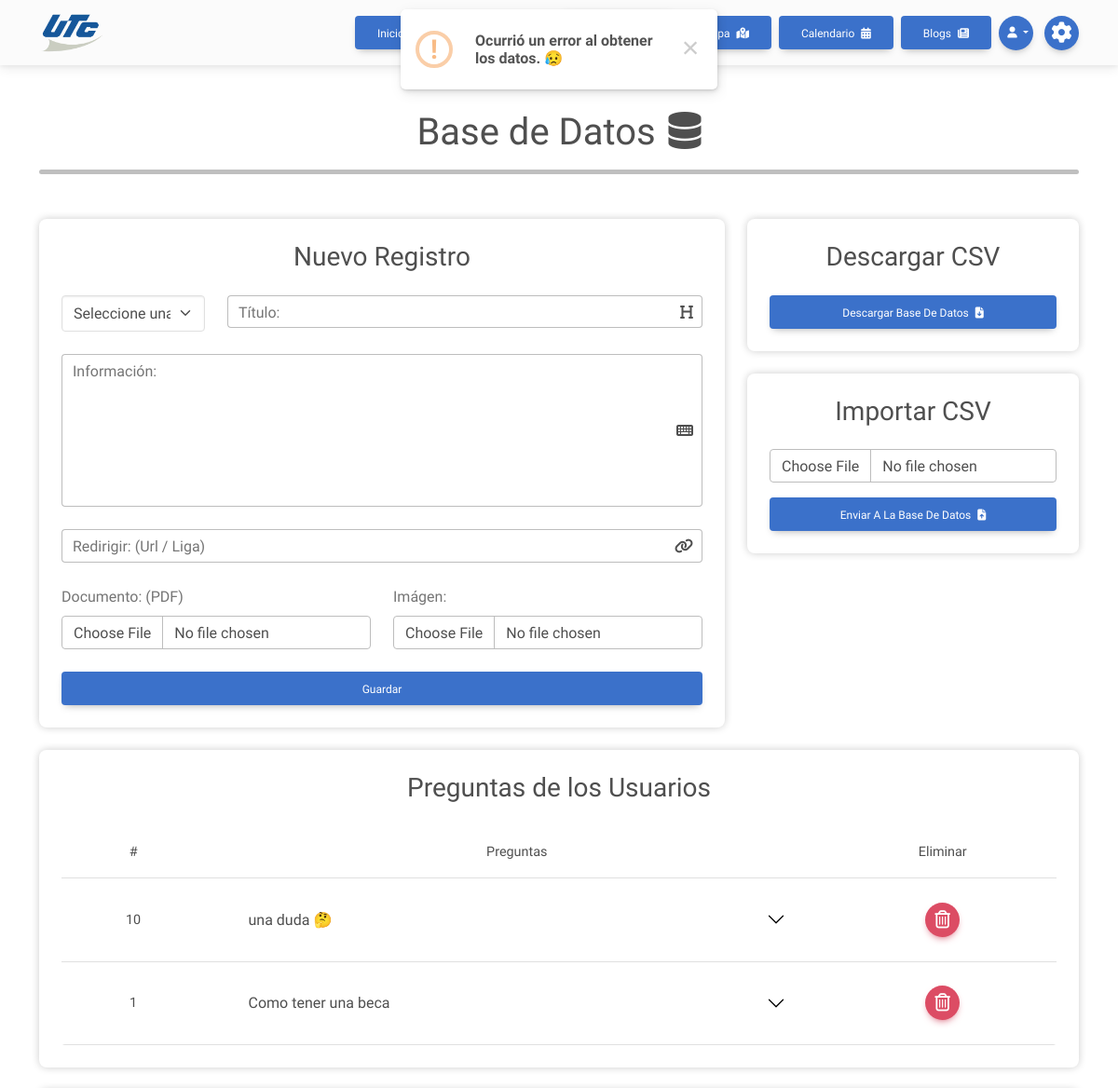
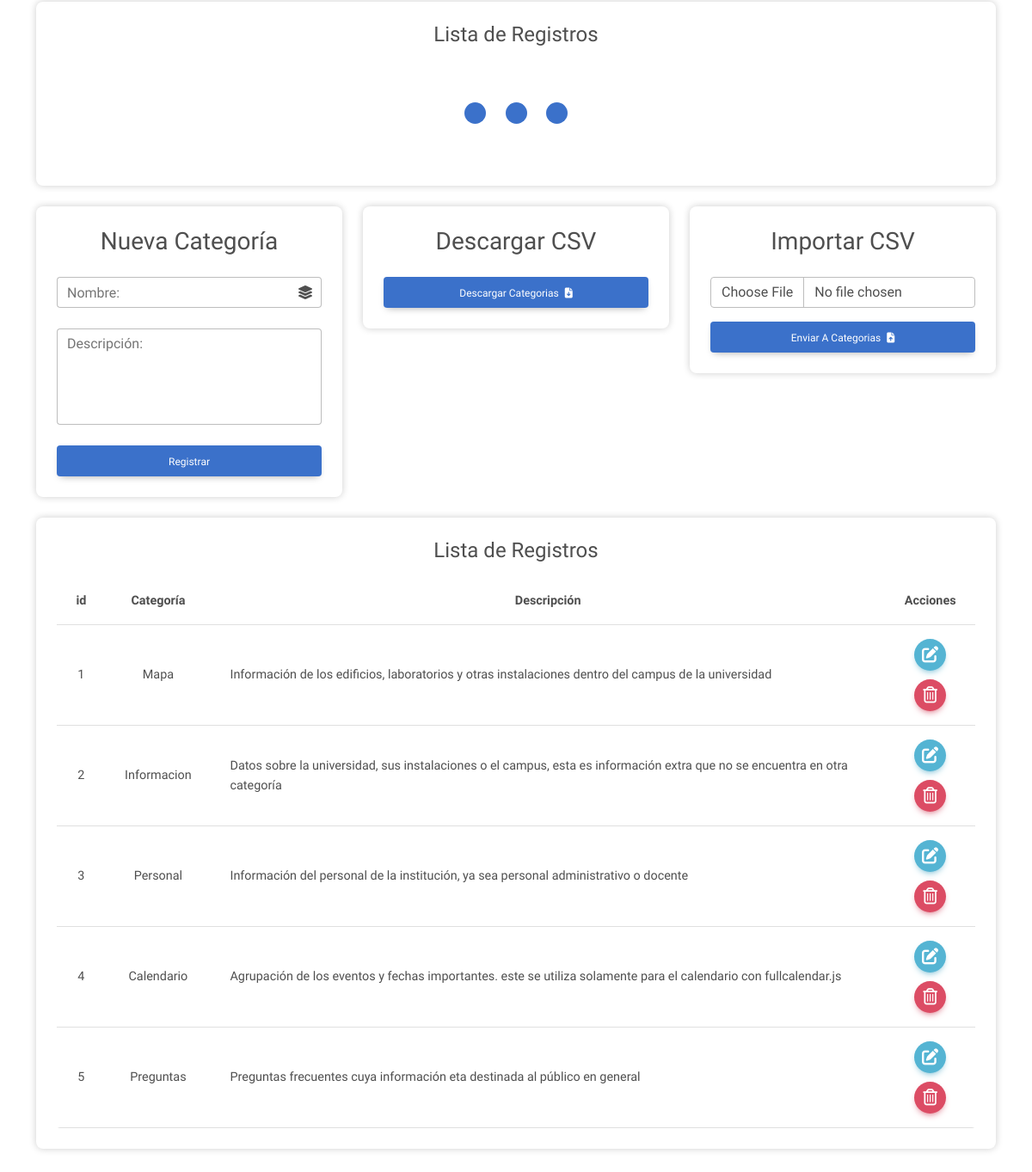
Screenshot of /administracion/base_de_datos/ (signed in) with the database file from the repository (2 pictures, top to bottom).
### cross_asistent/models.py (models this page shows, shortened)
class Preguntas(models.Model):
    pregunta = models.CharField(max_length=150)
    descripcion = models.TextField(blank=True)
    fecha = models.DateTimeField(auto_now_add=True)

class Categorias(models.Model):
    categoria = models.CharField(max_length=50)
    descripcion = models.TextField(null=True, blank=True)
    creacion = models.DateTimeField(auto_now=True)

### cross_asistent/views.py (the view)
# urls.py: path('administracion/base_de_datos/', views.database_page, name='database_page'),
@login_required
@never_cache
def database_page(request):
    context = { 'active_page':'database','pages':functions.pages, 'preguntas_sending':questions_all, 'categorias':categoriasFilter, 'categoriasall':categoriasall }
    return render(request, 'admin/database.html', context)

### cross_asistent/templates/admin/database.html (shortened to what this page needs)
{% extends 'base/widget.html' %}
{% load static %}
{% block link_home %}{% url 'vista_programador' %}{% endblock %}
{% block link_default %}
{% include 'base/widget_links-admin.html' %}
{% endblock %}
{% block extra_head %}
<link rel="stylesheet" href="https://cdn.datatables.net/1.13.1/css/dataTables.bootstrap5.min.css" />
{% endblock %}
{% block content %}
<main class="container container-fluid py-5 {% if not user.is_authenticated %}main_container{% endif %}">
    <div class="mb-5">
        <h1 class="text-center">Base de Datos <i class="fa-solid fa-database ms-1"></i></h1>
        <hr class="hr_divisor mx-4 mx-md-0" />
    </div>
    <div class="row">
        <section class="col-lg-8">
            <section class="card mb-4">
                <div class="card-body">
                    <h3 class="text-center mb-4">Nuevo Registro</h3>
                    <form method="post" action="{% url 'create_database' %}" data-submit-form id="databaseForm" autocomplete="off">
                        <div class="row">
                            <div class="col-md-3">
                                <div class="form-outline mb-4">
                                    <select class="form-select" id="categoria" name="categoria" required>
                                        <option selected disabled hidden>Seleccione una categoría:</option>
                                    </select>
                                </div>
                            </div>
                            <div class="col">
                                <div class="form-outline mb-4" data-mdb-input-init>
                                    <i class="fa-solid fa-heading trailing"></i>
                                    <input type="text" id="titulo" name="titulo" class="form-control form-icon-trailing" required />
                                    <label class="form-label" for="titulo">Título:</label>
                                </div>
                            </div>
                        </div>
                        <div class="form-outline mb-4" data-mdb-input-init>
                            <i class="fa-solid fa-keyboard trailing"></i>
                            <textarea class="form-control form-icon-trailing" id="informacion" name="informacion" rows="6" required></textarea>
                            <label for="informacion" class="form-label">Información:</label>
                        </div>
                        <div class="row">
                            <div class="col-12">
                                <div class="form-outline mb-4" data-mdb-input-init>
                                    <i class="fa-solid fa-link trailing"></i>
                                    <input type="url" id="redirigir" name="redirigir" class="form-control form-icon-trailing" />
                                    <label class="form-label" for="redirigir">Redirigir: (url / liga)</label>
                                </div>
                            </div>
                            <div class="col-md-6">
                                <div class="mb-4">
                                    <label for="documentos" class="form-label">Documento: (PDF)</label>
                                    <input type="file" class="form-control" id="documentos" name="documento" accept="application/pdf">
                                </div>
                            </div>
                            <div class="col-md-6">
                                <div class="mb-4">
                                    <label for="imagenes" class="form-label">Imágen:</label>
                                    <input type="file" class="form-control" id="imagenes" name="imagen" accept="image/jpeg, image/png, image/webp*">
                                </div>
                            </div>
                        </div>
                        <div class="row">
                            <div class="col">
                                <button type="submit" class="btn btn_detail btn-block">Guardar</button>
                            </div>
                        </div>
                    </form>
                </div>
            </section>
        </section>
        <section class="col-lg-4">
            <div>
                <div class="card">
                    <div class="card-body">
                        <h3 class="text-center mb-4">Descargar CSV</h3>
                        <form action="{% url 'export_database' %}" method="get">
                            <button type="submit" class="btn btn_detail btn-block">
                                Descargar Base de Datos <i class="fa-solid fa-file-arrow-down ms-1"></i>
                            </button>
                        </form>
                    </div>
                </div>
            </div>
            <div class="my-4">
                <div class="card">
                    <div class="card-body">
                        <div class="mt5">
                            <h3 class="text-center mb-4">Importar CSV</h3>
                            <form method="POST" enctype="multipart/form-data" action="{% url 'import_database' %}" data-submit-form>
                                <div class="mb-3">
                                    <input type="file" name="file" accept=".csv" class="form-control">
                                </div>
                                <button type="submit" class="btn btn_detail btn-block">
                                    Enviar a la Base de Datos <i class="fa-solid fa-file-arrow-up ms-1"></i>
                                </button>
                            </form>
                        </div>
                    </div>
                </div>
            </div>
        </section>
        <section class="mb-4" id="preguntasEnviadas">
            <div class="card">
                <div class="card-body">
                    <h3 class="text-center mb-4">Preguntas de los Usuarios</h3>
                    {% if preguntas_sending %}
                    <div class="table-responsive rounded" id="table-container">
                        <table class="table table_odd align-middle m-0">
                            <thead>
                                <tr class="text-center">
                                    <th class="d-none d-md-table-cell">#</th>
                                    <th>Preguntas</th>
                                    <th>Eliminar</th>
                                </tr>
                            </thead>
                            <tbody>
                                {% for question in preguntas_sending %}
                                <tr class="results_item table_odd_items">
                                    <td class="text-center d-none d-md-table-cell">{{question.id}}</td>
                                    <td>
                                        <div class="accordion accordion-borderless" id="questionList">
                                            <div class="accordion-item">
                                                <h2 class="accordion-header" id="heading_{{question.id}}">
                                                    <div data-mdb-collapse-init class="accordion-button collapsed" type="button" data-mdb-toggle="collapse"
                                                        data-mdb-target="#collapse_{{question.id}}" aria-expanded="false"
                                                        aria-controls="collapse_{{question.id}}">
                                                        {{question.pregunta}}
                                                    </div>
                                                </h2>
                                            </div>
                                        </div>
                                    </td>
                                    <td>
                                        <div class="d-flex justify-content-center align-items-center">
                                            <form method="post" action="{% url 'question_deleted' %}" data-submit-form>
                                                <button title="Editar Usuario" type="submit" class="btn btn-floating btn-danger">
                                                    <i class="fa-regular fa-trash-can fs-12"></i>
                                                </button>
                                            </form>
                                        </div>
                                    </td>
                                </tr>
                                {% endfor %}
                            </tbody>
                        </table>
                    </div>
                    {% else %}
                    <div class="text-center">
                        <p class="lead m-0">No hay preguntas por el momento.</p>
                    </div>
                    {% endif %}
                </div>
        </section>
        <section>
            <div class="card mb-4">
                <div class="card-body text-center">
                    <h4 class="mb-3">Lista de Registros</h4>
                    <div class="d-flex flex-column align-items-center" data-table-load="tbodyDatabase">
                        <div class="pulse-container my-5">
                            <div class="pulse-bubble bg_detail pulse-bubble-1"></div>
                            <div class="pulse-bubble bg_detail pulse-bubble-2"></div>
                            <div class="pulse-bubble bg_detail pulse-bubble-3"></div>
                        </div>
                    </div>
                </div>
            </div>
        </section>
        {% if user.is_staff %}
        <section class="col-lg-4">
            <div class="card mb-4">
                <div class="card-body">
                    <h3 class="text-center mb-4">Nueva Categoría</h3>
                    <form method="post" action="{% url 'categorias_create' %}" data-submit-form id="categoriasForm" autocomplete="off">
                        <div class="form-outline mb-4" data-mdb-input-init>
                            <i class="fa-solid fa-layer-group trailing"></i>
                            <input type="text" id="categoria" name="categoria" class="form-control form-icon-trailing" required />
                            <label class="form-label" for="categoria">Nombre:</label>
                        </div>
                        <div class="form-outline mb-4" data-mdb-input-init>
                            <textarea class="form-control" id="descripcion" name="descripcion" rows="4" required></textarea>
                            <label for="descripcion" class="form-label">Descripción:</label>
                        </div>
                        <button type="submit" class="btn btn_detail btn-block">Registrar</button>
                    </form>
                </div>
            </div>
        </section>
        <section class="col-lg-4">
            <div class="card mb-4">
                <div class="card-body">
                    <h3 class="text-center mb-4">Descargar CSV</h3>
                    <form action="{% url 'export_categorias' %}" method="get">
                        <button type="submit" class="btn btn_detail btn-block">
                            Descargar Categorias <i class="fa-solid fa-file-arrow-down ms-1"></i>
                        </button>
                    </form>
                </div>
            </div>
        </section>
        <section class="col-lg-4">
            <div class="card mb-4">
                <div class="card-body">
                    <h3 class="text-center mb-4">Importar CSV</h3>
                    <form method="POST" enctype="multipart/form-data" action="{% url 'import_categorias' %}" data-submit-form>
                        <div class="mb-3">
                            <input type="file" name="file" accept=".csv" class="form-control">
                        </div>
                        <button type="submit" class="btn btn_detail btn-block">
                            Enviar a Categorias <i class="fa-solid fa-file-arrow-up ms-1"></i>
                        </button>
                    </form>
                </div>
            </div>
        </section>
        <section class="col-12">
            <div class="card mb-4">
                <div class="card-body text-center">
                    <h4 class="mb-3">Lista de Registros</h4>
                    {% if categoriasall %}
                    <div class="table-responsive rounded" id="table-container">
                        <table class="table table_odd align-middle m-0">
                            <thead>
                                <tr>
                                    <th class="fw-bold text_detail">id</th>
                                    <th class="fw-bold text_detail">Categoría</th>
                                    <th class="fw-bold text_detail">Descripción</th>
                                    <th class="fw-bold text_detail">Acciones</th>
                                </tr>
                            </thead>
                            <tbody>
                                {% for dato in categoriasall %}
                                <tr class="table_odd_items">
                                    <td>{{ dato.id }}</td>
                                    <td>{{ dato.categoria }}</td>
                                    <td class="text-start">{{ dato.descripcion }}</td>
                                    <td>
                                        <div class="d-flex flex-column align-items-center gap_10">
                                            <button type="button" class="btn btn-floating btn-info" data-mdb-ripple-init data-mdb-modal-init
                                                data-mdb-target="#editCTGModal{{ dato.id }}">
                                                <i class="fa-solid fa-edit fs-12"></i>
                                            </button>
                                            <button type="button" class="btn btn-floating btn-danger" data-mdb-ripple-init data-mdb-modal-init
                                                data-mdb-target="#eliminar_modal_{{ dato.id }}">
                                                <i class="fa-regular fa-trash-can fs-12"></i>
                                            </button>
                                        </div>
                                    </td>
                                </tr>
                                {% endfor %}
                            </tbody>
                        </table>
                    </div>
                    {% else %}
                    <div class="text-center mt-5 mb-4">
                        <p class="lead">No hay Datos disponibles en este momento 😯.</p>
                    </div>
                    {% endif %}
                </div>
            </div>
        </section>
        {% endif %}
    </div>
</main>
{% endblock %}

### rows the page displays
Preguntas: id "10", pregunta "una duda 🤔"
Preguntas: id "1", pregunta "Como tener una beca"
Categorias: id "1", categoria "Mapa", descripcion "Información de los edificios, laboratorios y otras instalaciones dentro del campus de la universidad"
Categorias: id "2", categoria "Informacion", descripcion "Datos sobre la universidad, sus instalaciones o el campus, esta es información extra que no se encuentra en otra categoría"
Categorias: id "3", categoria "Personal", descripcion "Información del personal de la institución, ya sea personal administrativo o docente"
Categorias: id "4", categoria "Calendario", descripcion "Agrupación de los eventos y fechas importantes. este se utiliza solamente para el calendario con fullcalendar.js"
Categorias: id "5", categoria "Preguntas", descripcion "Preguntas frecuentes cuya información eta destinada al público en general"

### other values shown
{{ page.display_name }} "Calendario" "Blogs"
